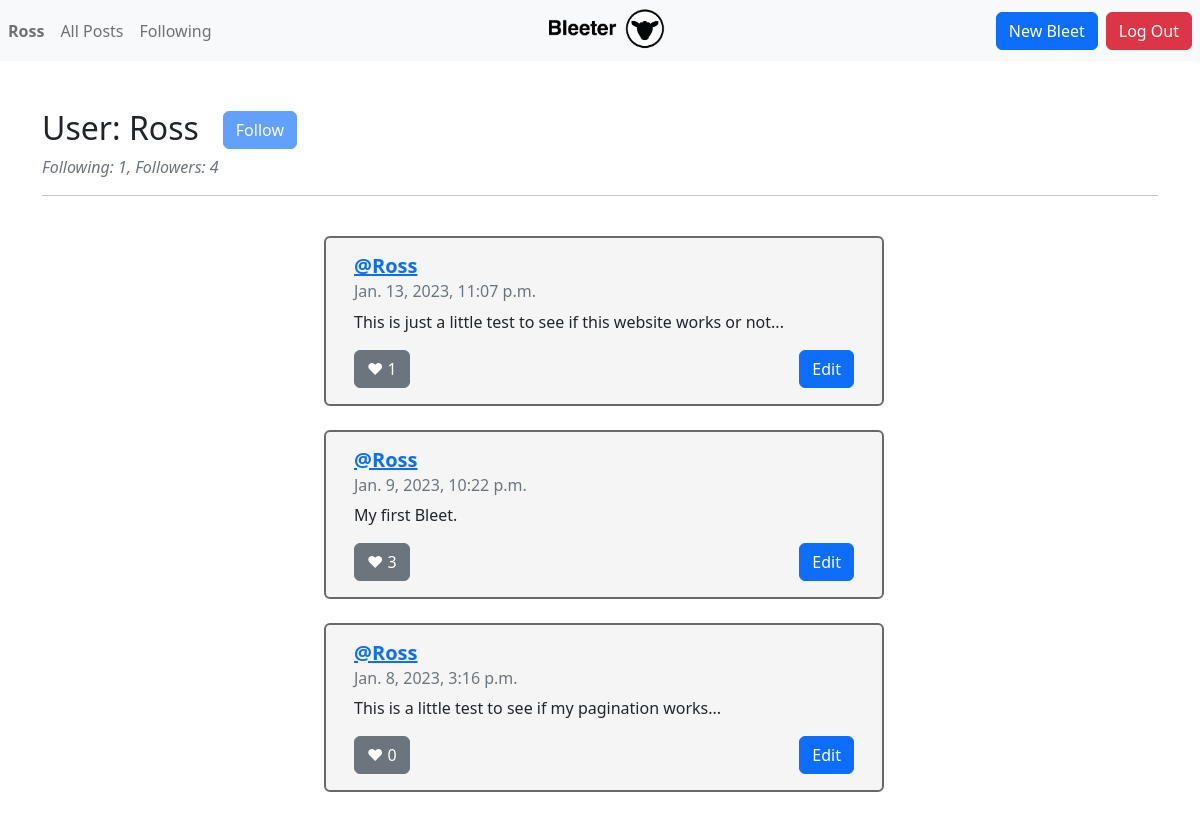
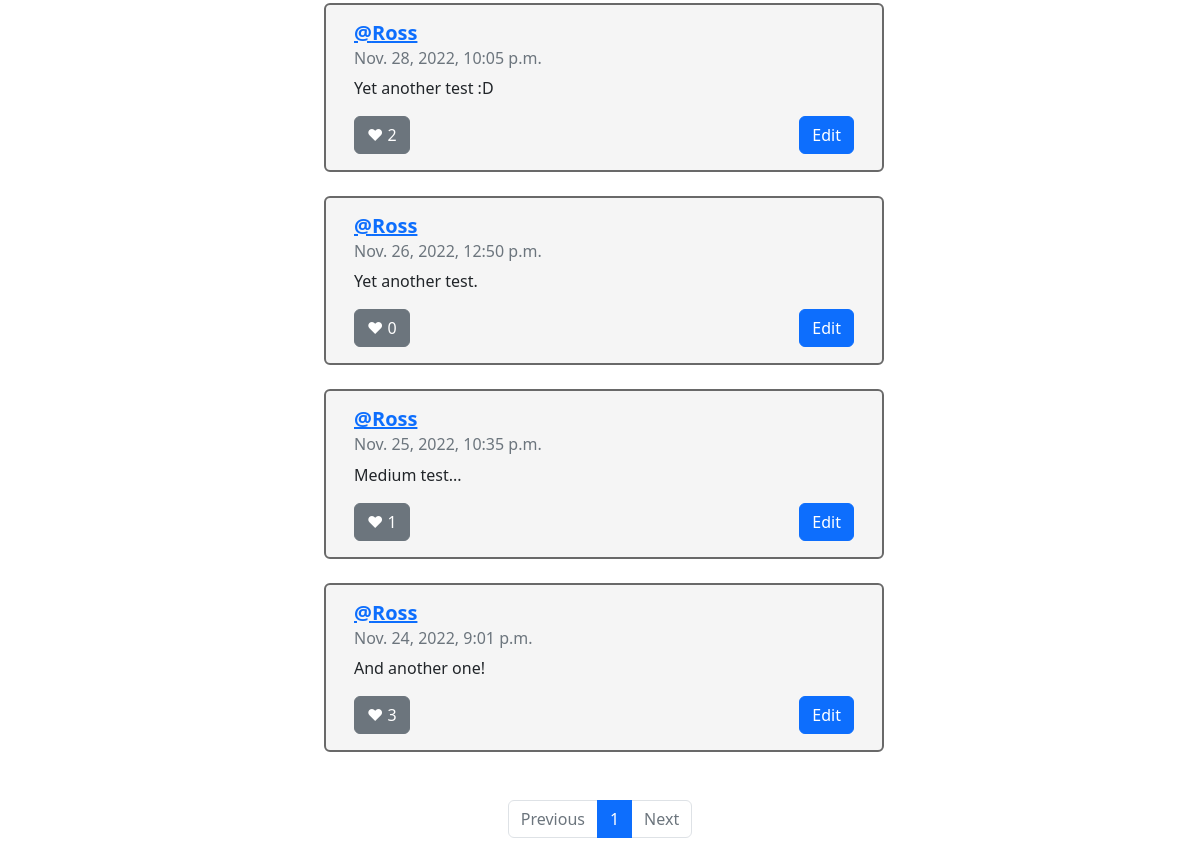
Page /profile/1 (signed in) on the earlier database version (2 pictures, top to bottom).
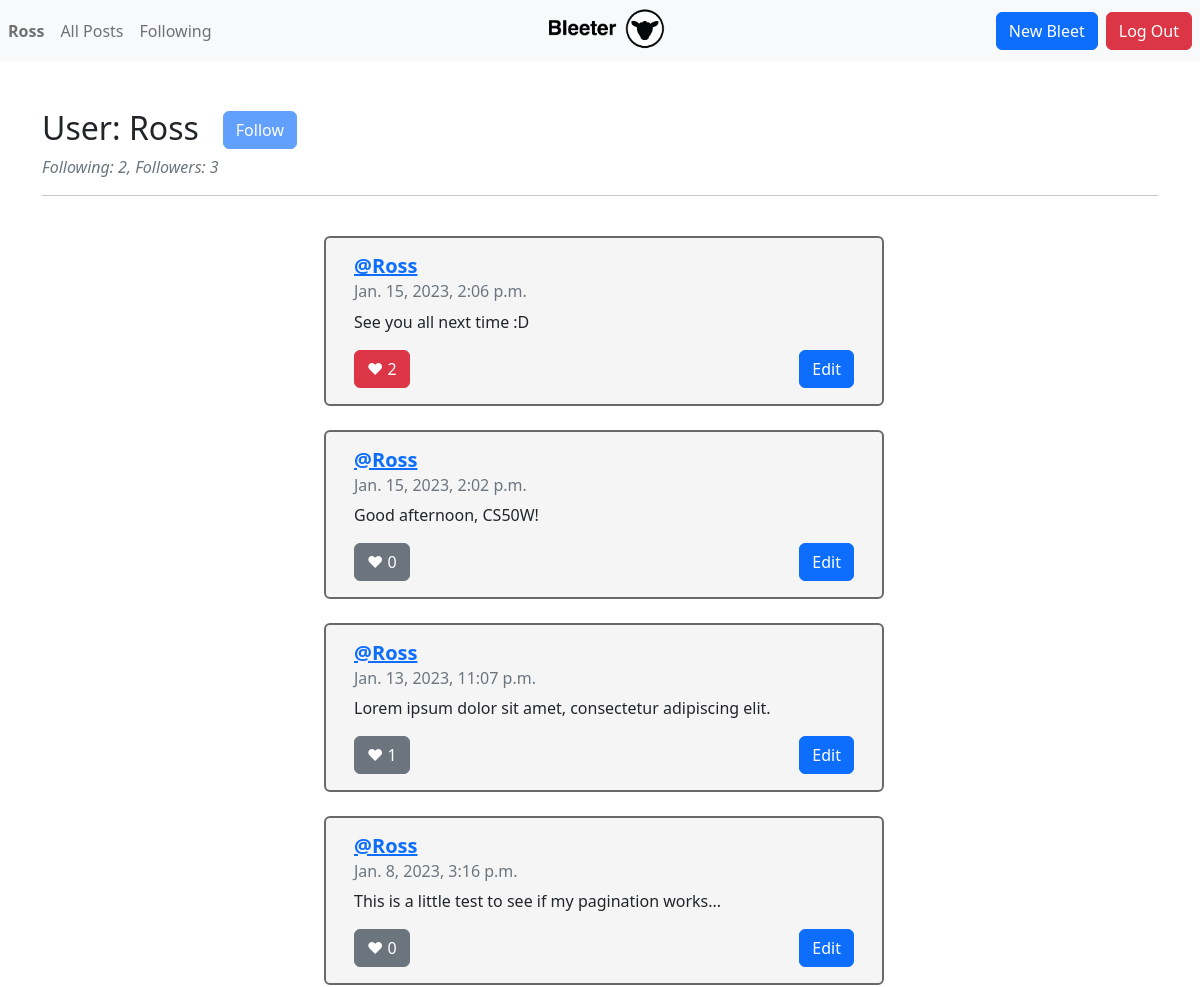
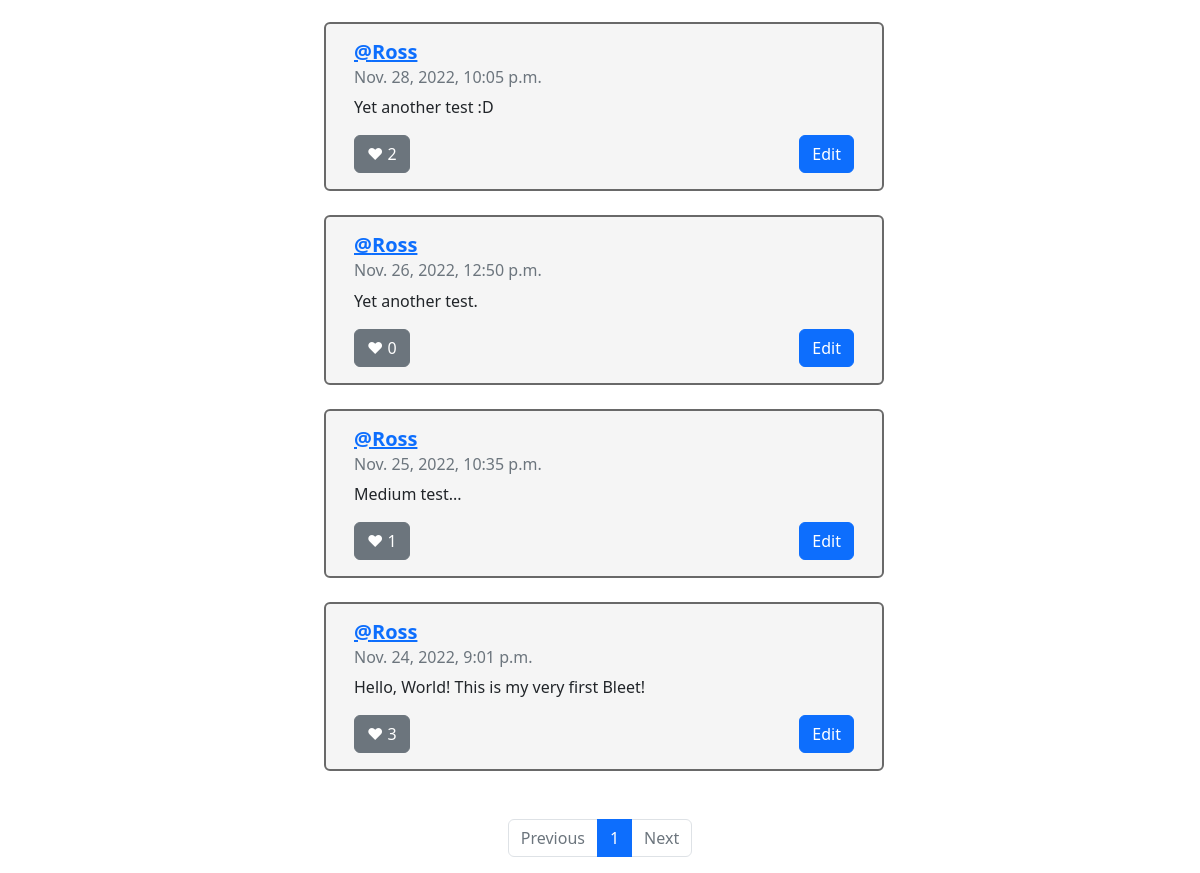
Same page on the later database version (2 pictures, top to bottom).
### network/models.py (models this page shows, shortened)
class User(AbstractUser):
    pass

class Tweet(models.Model):
    author = models.ForeignKey(User, on_delete=models.CASCADE)
    tweetText = models.CharField(max_length=255)
    posted = models.DateTimeField(auto_now_add=True)
    like = models.ManyToManyField(User, blank=True, related_name="likes")

### network/views.py (the view)
# urls.py: path("profile/<int:user_id>", views.profile, name="profile"),
@login_required(redirect_field_name='my_redirect_field')
def profile(request, user_id):
    profile = User.objects.get(id=user_id)
    if Follow.objects.filter(user=user_id, followed_by=request.user).exists():
        following_status = True
    else:
        following_status = False
    followList = []
    following = request.user.following.all()
    for x in following:
        followList.append(x.user.id)
    tweets = Tweet.objects.filter(author=user_id).order_by('-posted')
    paginator = Paginator(tweets, 10)
    page_number = request.GET.get('page')
    page_obj = paginator.get_page(page_number)
    return render(request, "network/profile.html", {
        "page_obj": page_obj,
        "viewed_profile": profile.username,
        "viewed_profile_id": user_id,
        "tweets": tweets,
        "following": profile.following.all().count(),
        "followedBy": Follow.objects.filter(user=user_id).count(),
        "following_status": following_status
    })

### network/templates/network/profile.html (shortened to what this page needs)
{% extends "network/layout.html" %}
{% block body %}
<br>
<div class="inline">
   <hr><br>
   <h2 data-id="{{viewed_profile_id}}">User: {{viewed_profile}}</h2>
   {% if user.username == viewed_profile %}
   <button type="button" style = "position:relative; bottom:2px;" class="follow btn btn-primary ms-4" disabled>Follow</button>
   {% endif %}
</div>
<i><p class="text-muted">Following: {{following}}, Followers: {{followedBy}}</p></i>
<hr>
<br>
<div class="container">
   {% for tweet in page_obj %}
   <div class="row justify-content-center mb-4">
      <div class="ms-2 card" style="width: 35rem" data-id="{{tweet.id}}";>
         <div class="card-body rounded">
            <h5 class="card-title"><a href="{% url 'profile' user_id=tweet.author.id%}"><b>@{{ tweet.author}}</b></h5></a>
            <h6 class="card-subtitle mb-2 text-muted">{{tweet.posted}}</h6>
            <p class="card-text" id="tweetText">{{tweet.tweetText}}</p>
            {% if user.username in tweet.like.all|stringformat:'s' %}
            <button class="btn btn-danger float-left" id="foo">&hearts;&nbsp;<span id="number">{{ tweet.like.all.count }}</span></button>
            {% else %}
            <button class="btn btn-secondary float-left" id="foo">&hearts;&nbsp;<span id="number">{{ tweet.like.all.count }}</span></button>
            {% endif %}
            {% if user.username == tweet.author|stringformat:'s' %}
            <button class="btn btn-primary float-end edit" id="edit">  Edit</button>
            {% endif %}
         </div>
      </div>
      <br>
   </div>
   {% endfor %}
   <br>
   <nav aria-label="Page">
      <ul class="pagination justify-content-center">
         {% if page_obj.has_previous %}
         <li class="page-item">
            <a class="page-link" href="?page={{ page_obj.previous_page_number }}">Previous</a>
         </li>
         {% else %}
         <li class="page-item disabled">
            <a class="page-link" href="#" tabindex="-1" aria-disabled="True">Previous</a>
         </li>
         {% endif %}
         {% for i in page_obj.paginator.page_range %}
         {% if page_obj.number == i %}
         <li class="page-item active" aria-current="page">
            <span class="page-link">
               {{ i }}
            </span>
         </li>
         {% else %}
         <li class="page-item"><a class="page-link" href="?page={{ i }}">{{ i }}</a></li>
         {% endif %}
         {% endfor %}
         {% if page_obj.has_next %}
         <li class="page-item">
            <a class="page-link" href="?page={{ page_obj.next_page_number }}">Next</a>
         </li>
         {% else %}
         <li class="page-item disabled">
            <a class="page-link" href="#" tabindex="-1" aria-disabled="True">Next</a>
         </li>
         {% endif %}
      </ul>
   </nav>
{% endblock %}

### network/templates/network/layout.html (shortened to what this page needs)
{% load static %}
<!DOCTYPE html>
<html lang="en">
<head>
  <link href="https://cdn.jsdelivr.net/npm/bootstrap@5.2.3/dist/css/bootstrap.min.css" rel="stylesheet">
  <link rel="stylesheet" href="{% static 'network/styles.css' %}"/>
</head>
<body>
  <nav class="navbar navbar-expand-md navbar-light bg-light">
    <div class="navbar-collapse collapse w-100 order-1 order-md-0 dual-collapse2">
      <ul class="navbar-nav mr-auto">
        {% if user.is_authenticated %}
        <li class="nav-item active">
          <a class="nav-link" href="{% url 'profile' user_id=user.id%}"><strong>{{ user.username }}</strong></a>
       </li>
       <li class="nav-item">
          <a class="nav-link" href="{% url 'allPosts' %}">All Posts</a>
       </li>
       <li class="nav-item">
          <a class="nav-link" href="{% url 'following' %}">Following</a>
       </li>
       {% endif %}
    </ul>
 </div>
 <div class="mx-auto order-0">
   <a class="navbar-brand mx-auto">
      <a href="{% url 'index' %}"><img src="{% static 'network_logo.png' %}" height="45" alt="image"/></a>
   </div>
   <div class="navbar-collapse collapse w-100 order-3 dual-collapse2">
      <ul class="navbar-nav ms-auto">
        {% if user.is_authenticated %}
        <li class="nav-item">
          <a class="btn btn-primary me-2" href="{% url 'tweet' %}" role="button"> New Bleet</a>
       </li>
       <li class="nav-item">
          <a class="btn btn-danger me-2" href="{% url 'logout' %}" role="button"> Log Out</a>
       </li>
       {% endif %}
    </ul>
 </div>
</nav>
<div class="body">
 <div class="container">
   <br>
   {% block body %}
   {% endblock %}
</div>
</body>
</html>

### network/static/network/styles.css (style rules this page uses)
.card { background-color: #F5F5F5; border: 2px solid dimgrey; }
.inline { display: flex; align-items: center; }

Differences in the rows shown:
removed Tweet: author "Ross", posted "Jan. 9, 2023, 10:22 p.m.", tweetText "My first Bleet.", like.all.count "3", shows "Edit"
added Tweet: author "Ross", posted "Jan. 15, 2023, 2:06 p.m.", tweetText "See you all next time :D", like.all.count "2", shows "Edit"
added Tweet: author "Ross", posted "Jan. 15, 2023, 2:02 p.m.", tweetText "Good afternoon, CS50W!", like.all.count "0", shows "Edit"
changed Tweet: tweetText "This is just a little test to see if this website works or not..." → "Lorem ipsum dolor sit amet, consectetur adipiscing elit."
changed Tweet: tweetText "And another one!" → "Hello, World! This is my very first Bleet!"
Other differences:
{{ following }}: "1" → "2"
{{ followedBy }}: "4" → "3"
